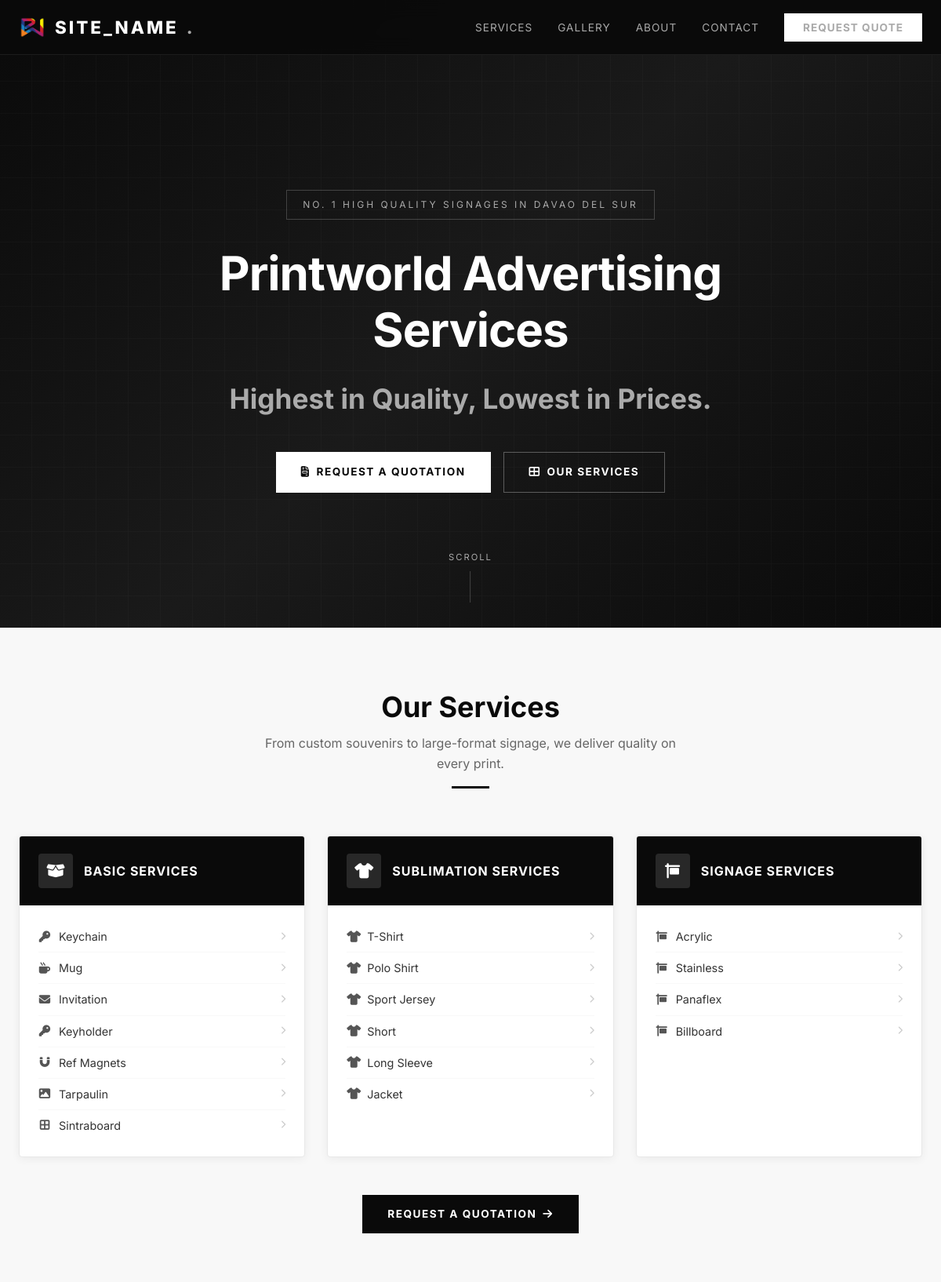
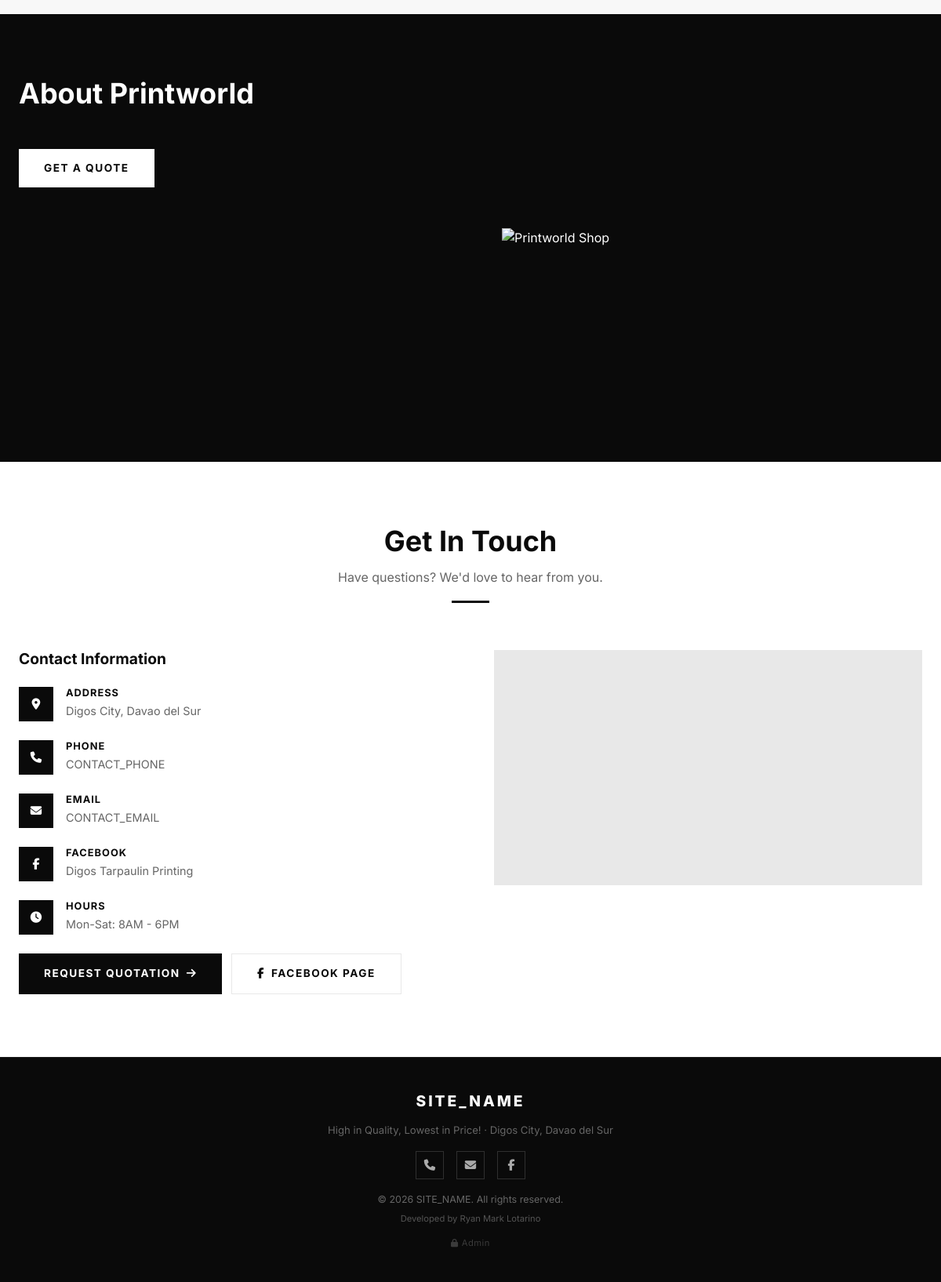
The page / on the database its author committed (2 pictures, top to bottom).
### tables this page shows
CREATE TABLE IF NOT EXISTS service_categories (
    id INT AUTO_INCREMENT PRIMARY KEY,
    name VARCHAR(100) NOT NULL,
    slug VARCHAR(100) NOT NULL UNIQUE,
    description TEXT,
    icon VARCHAR(50),
    category ENUM('basic','sublimation','signage') DEFAULT 'basic',
    image_path VARCHAR(255) DEFAULT NULL,
    is_active TINYINT(1) DEFAULT 1,
    sort_order INT DEFAULT 0
);

### includes/functions.php (called while the page is built, shortened)
<?php
function getSiteContent(string $key, string $default = ''): string {
    $db = db();
    $stmt = $db->prepare("SELECT content_value FROM site_content WHERE content_key = ?");
    $stmt->bind_param('s', $key);
    $stmt->execute();
    $row = $stmt->get_result()->fetch_assoc();
    return $row ? htmlspecialchars_decode($row['content_value']) : $default;
}
function getActiveServices(): array {
    $db = db();
    $result = $db->query("SELECT * FROM service_categories WHERE is_active=1 ORDER BY sort_order");
    $services = [];
    while ($row = $result->fetch_assoc()) $services[] = $row;
    return $services;
}

### index.php (the view, shortened to what this page needs)
<?php
require_once 'includes/functions.php';
$heroTitle    = getSiteContent('hero_title', 'Printworld Advertising Services');
$heroSubtitle = getSiteContent('hero_subtitle', 'Highest in Quality, Lowest in Prices.');
$aboutTitle   = getSiteContent('about_title', 'About Printworld');
$address      = getSiteContent('contact_address', 'Digos City, Davao del Sur');
$phone        = getSiteContent('contact_phone', CONTACT_PHONE);
$email        = getSiteContent('contact_email', CONTACT_EMAIL);
$hours        = getSiteContent('contact_hours', 'Mon-Sat: 8AM - 6PM');
$fbUrl        = getSiteContent('facebook_url', CONTACT_FACEBOOK);
$services     = getActiveServices();
?>
<!DOCTYPE html>
<html lang="en">
<head>
  <link rel="stylesheet" href="https://cdnjs.cloudflare.com/ajax/libs/font-awesome/6.5.0/css/all.min.css">
  <link rel="stylesheet" href="assets/css/style.css">
</head>
<body>
<nav class="navbar">
  <div class="nav-inner">
    <a href="index.php" class="nav-logo"><img src="assets/pw.png" alt="Printworld Logo" style="height:36px;width:36px;object-fit:contain;border-radius:6px"><?= SITE_NAME ?><span>.</span></a>
    <ul class="nav-links">
      <li><a href="#services">Services</a></li>
      <li><a href="#gallery">Gallery</a></li>
      <li><a href="#about">About</a></li>
      <li><a href="#contact">Contact</a></li>
      <li><a href="quotation.php" class="nav-cta">Request Quote</a></li>
    </ul>
  </div>
</nav>
<section class="hero" id="home">
  <div class="hero-bg"></div>
  <div class="hero-pattern"></div>
  <div class="hero-content">
    <div class="hero-badge">No. 1 High Quality Signages in Davao del Sur</div>
    <h1><?= htmlspecialchars($heroTitle) ?></h1>
    <p><?= htmlspecialchars($heroSubtitle) ?></p>
    <div class="hero-actions">
      <a href="quotation.php" class="btn btn-primary"><i class="fas fa-file-invoice"></i> Request a Quotation</a>
      <a href="#services" class="btn btn-outline"><i class="fas fa-th-large"></i> Our Services</a>
    </div>
  </div>
  <div class="hero-scroll">Scroll</div>
</section>
<section class="section services" id="services">
  <div class="container">
    <div class="section-title">
      <h2>Our Services</h2>
      <p>From custom souvenirs to large-format signage, we deliver quality on every print.</p>
      <div class="line"></div>
    </div>
    <?php
    $groups = [
      'basic'       => ['label' => 'Basic Services',       'icon' => 'fa-box-open',   'items' => []],
      'sublimation' => ['label' => 'Sublimation Services', 'icon' => 'fa-tshirt',     'items' => []],
      'signage'     => ['label' => 'Signage Services',     'icon' => 'fa-sign-hanging','items' => []],
    ];
    foreach ($services as $svc) {
      $cat = $svc['category'] ?? 'basic';
      $groups[$cat]['items'][] = $svc;
    }
    ?>
    <div class="services-groups">
      <?php foreach ($groups as $gkey => $group): ?>
      <div class="service-group-card">
        <div class="service-group-header">
          <div class="service-group-icon"><i class="fas <?= $group['icon'] ?>"></i></div>
          <h3><?= $group['label'] ?></h3>
        </div>
        <ul class="service-group-list">
          <?php if (empty($group['items'])): ?>
          <li style="color:#aaa;font-style:italic">No services yet.</li>
          <?php else: foreach ($group['items'] as $svc): ?>
          <li>
            <a href="service.php?slug=<?= urlencode($svc['slug']) ?>" style="display:flex;align-items:center;width:100%;color:inherit;text-decoration:none" onmouseover="this.style.color='#000';this.style.fontWeight='700'" onmouseout="this.style.color='inherit';this.style.fontWeight='normal'">
              <i class="fas <?= htmlspecialchars($svc['icon'] ?? 'fa-print') ?>" style="margin-right:10px;color:#555;width:16px;text-align:center"></i>
              <?= htmlspecialchars($svc['name']) ?>
              <i class="fas fa-chevron-right" style="margin-left:auto;font-size:0.65rem;color:#ccc"></i>
            </a>
          </li>
          <?php endforeach; endif; ?>
        </ul>
      </div>
      <?php endforeach; ?>
    </div>
    <div style="text-align:center;margin-top:48px">
      <a href="quotation.php" class="btn btn-dark">Request a Quotation <i class="fas fa-arrow-right"></i></a>
    </div>
  </div>
</section>
<section class="section about" id="about">
  <div class="container">
    <div class="about-grid">
      <div class="about-text">
        <h2><?= htmlspecialchars($aboutTitle) ?></h2>
        <a href="quotation.php" class="btn btn-primary" style="margin-top:24px">Get a Quote</a>
        <div class="about-stats">
        </div>
      </div>
      <div class="about-image">
        <img src="https://images.unsplash.com/photo-1558618666-fcd25c85cd64?w=600&q=80" alt="Printworld Shop">
      </div>
    </div>
  </div>
</section>
<section class="section" id="contact">
  <div class="container">
    <div class="section-title">
      <h2>Get In Touch</h2>
      <p>Have questions? We'd love to hear from you.</p>
      <div class="line"></div>
    </div>
    <div class="contact-grid">
      <div class="contact-info">
        <h3>Contact Information</h3>
        <div class="contact-item">
          <div class="contact-item-icon"><i class="fas fa-map-marker-alt"></i></div>
          <div class="contact-item-text"><h4>Address</h4><p><?= htmlspecialchars($address) ?></p></div>
        </div>
        <div class="contact-item">
          <div class="contact-item-icon"><i class="fas fa-phone"></i></div>
          <div class="contact-item-text"><h4>Phone</h4><p><a href="tel:<?= htmlspecialchars($phone) ?>"><?= htmlspecialchars($phone) ?></a></p></div>
        </div>
        <div class="contact-item">
          <div class="contact-item-icon"><i class="fas fa-envelope"></i></div>
          <div class="contact-item-text"><h4>Email</h4><p><a href="mailto:<?= htmlspecialchars($email) ?>"><?= htmlspecialchars($email) ?></a></p></div>
        </div>
        <div class="contact-item">
          <div class="contact-item-icon"><i class="fab fa-facebook-f"></i></div>
          <div class="contact-item-text"><h4>Facebook</h4><p><a href="<?= htmlspecialchars($fbUrl) ?>" target="_blank" rel="noopener">Digos Tarpaulin Printing</a></p></div>
        </div>
        <div class="contact-item">
          <div class="contact-item-icon"><i class="fas fa-clock"></i></div>
          <div class="contact-item-text"><h4>Hours</h4><p><?= htmlspecialchars($hours) ?></p></div>
        </div>
        <div style="display:flex;gap:12px;margin-top:20px;flex-wrap:wrap">
          <a href="quotation.php" class="btn btn-dark">Request Quotation <i class="fas fa-arrow-right"></i></a>
          <a href="<?= htmlspecialchars($fbUrl) ?>" target="_blank" rel="noopener" class="btn btn-outline" style="color:var(--black);border-color:var(--gray-200)">
            <i class="fab fa-facebook-f"></i> Facebook Page
          </a>
        </div>
      </div>
      <div class="contact-map">
        <iframe
          src="https://www.google.com/maps/embed/v1/search?key=<?= GOOGLE_MAPS_API_KEY ?>&q=Printworld+Multimedia+%26+Services+Digos+City"
          allowfullscreen loading="lazy">
        </iframe>
      </div>
    </div>
  </div>
</section>
<footer>
  <div class="container">
    <div class="footer-logo"><?= SITE_NAME ?></div>
    <p style="margin-bottom:12px">High in Quality, Lowest in Price! · Digos City, Davao del Sur</p>
    <div class="footer-social">
      <a href="tel:<?= CONTACT_PHONE ?>" title="Call us"><i class="fas fa-phone"></i></a>
      <a href="mailto:<?= CONTACT_EMAIL ?>" title="Email us"><i class="fas fa-envelope"></i></a>
      <a href="<?= CONTACT_FACEBOOK ?>" target="_blank" rel="noopener" title="Facebook Page"><i class="fab fa-facebook-f"></i></a>
    </div>
    <p style="margin-top:16px;font-size:0.78rem">© <?= date('Y') ?> <?= SITE_NAME ?>. All rights reserved.</p>
    <p style="margin-top:6px;font-size:0.7rem;color:rgba(255,255,255,0.3)">Developed by Ryan Mark Lotarino</p>
    <p style="margin-top:10px">
      <a href="#" onclick="document.getElementById('admin-login-modal').classList.add('open');return false;" style="font-size:0.7rem;color:rgba(255,255,255,0.2);text-decoration:none;letter-spacing:0.5px" onmouseover="this.style.color='rgba(255,255,255,0.5)'" onmouseout="this.style.color='rgba(255,255,255,0.2)'">
        <i class="fas fa-lock" style="font-size:0.65rem;margin-right:4px"></i>Admin
      </a>
    </p>
  </div>
</footer>
</body>
</html>

### rows shown on the page
service_categories: name "Keychain"
service_categories: name "Mug"
service_categories: name "Invitation"
service_categories: name "Keyholder"
service_categories: name "Ref Magnets"
service_categories: name "Tarpaulin"
service_categories: name "Sintraboard"
service_categories: name "T-Shirt"
service_categories: name "Polo Shirt"
service_categories: name "Sport Jersey"
service_categories: name "Short"
service_categories: name "Long Sleeve"
service_categories: name "Jacket"
service_categories: name "Acrylic"
service_categories: name "Stainless"
service_categories: name "Panaflex"
service_categories: name "Billboard"

### other values the page prints
SITE_NAME "SITE_NAME"
$heroTitle "Printworld Advertising Services"
$heroSubtitle "Highest in Quality, Lowest in Prices."
$group['label'] "BASIC SERVICES"
$group['label'] "SUBLIMATION SERVICES"
$group['label'] "SIGNAGE SERVICES"
$aboutTitle "About Printworld"
$address "Digos City, Davao del Sur"
$phone "CONTACT_PHONE"
$email "CONTACT_EMAIL"
$hours "Mon-Sat: 8AM - 6PM"
